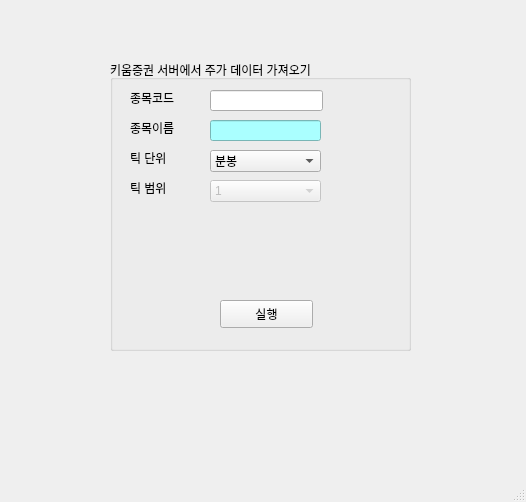
<?xml version="1.0" encoding="UTF-8"?>
<ui version="4.0">
 <class>MainWindow</class>
 <widget class="QMainWindow" name="MainWindow">
  <property name="geometry">
   <rect>
    <x>0</x>
    <y>0</y>
    <width>526</width>
    <height>502</height>
   </rect>
  </property>
  <property name="windowTitle">
   <string>Kiwoom_datareader v0.1</string>
  </property>
  <widget class="QWidget" name="centralwidget">
   <widget class="QGroupBox" name="groupBox">
    <property name="geometry">
     <rect>
      <x>110</x>
      <y>60</y>
      <width>301</width>
      <height>291</height>
     </rect>
    </property>
    <property name="title">
     <string>키움증권 서버에서 주가 데이터 가져오기</string>
    </property>
    <widget class="QPushButton" name="pushButton">
     <property name="geometry">
      <rect>
       <x>110</x>
       <y>240</y>
       <width>93</width>
       <height>28</height>
      </rect>
     </property>
     <property name="text">
      <string>실행</string>
     </property>
    </widget>
    <widget class="QLabel" name="label">
     <property name="geometry">
      <rect>
       <x>20</x>
       <y>30</y>
       <width>64</width>
       <height>15</height>
      </rect>
     </property>
     <property name="text">
      <string>종목코드</string>
     </property>
    </widget>
    <widget class="QLabel" name="label_2">
     <property name="geometry">
      <rect>
       <x>20</x>
       <y>90</y>
       <width>64</width>
       <height>15</height>
      </rect>
     </property>
     <property name="text">
      <string>틱 단위</string>
     </property>
    </widget>
    <widget class="QLabel" name="label_3">
     <property name="geometry">
      <rect>
       <x>20</x>
       <y>120</y>
       <width>64</width>
       <height>15</height>
      </rect>
     </property>
     <property name="text">
      <string>틱 범위</string>
     </property>
    </widget>
    <widget class="QLineEdit" name="lineEdit">
     <property name="geometry">
      <rect>
       <x>100</x>
       <y>30</y>
       <width>113</width>
       <height>21</height>
      </rect>
     </property>
    </widget>
    <widget class="QComboBox" name="comboBox">
     <property name="geometry">
      <rect>
       <x>100</x>
       <y>90</y>
       <width>111</width>
       <height>22</height>
      </rect>
     </property>
     <item>
      <property name="text">
       <string>분봉</string>
      </property>
     </item>
     <item>
      <property name="text">
       <string>일봉</string>
      </property>
     </item>
    </widget>
    <widget class="QComboBox" name="comboBox_2">
     <property name="enabled">
      <bool>false</bool>
     </property>
     <property name="geometry">
      <rect>
       <x>100</x>
       <y>120</y>
       <width>111</width>
       <height>22</height>
      </rect>
     </property>
     <item>
      <property name="text">
       <string>1</string>
      </property>
     </item>
     <item>
      <property name="text">
       <string>3</string>
      </property>
     </item>
     <item>
      <property name="text">
       <string>5</string>
      </property>
     </item>
     <item>
      <property name="text">
       <string>10</string>
      </property>
     </item>
     <item>
      <property name="text">
       <string>15</string>
      </property>
     </item>
     <item>
      <property name="text">
       <string>30</string>
      </property>
     </item>
     <item>
      <property name="text">
       <string>45</string>
      </property>
     </item>
     <item>
      <property name="text">
       <string>60</string>
      </property>
     </item>
    </widget>
    <widget class="QLineEdit" name="lineEdit_2">
     <property name="geometry">
      <rect>
       <x>100</x>
       <y>60</y>
       <width>111</width>
       <height>21</height>
      </rect>
     </property>
     <property name="styleSheet">
      <string notr="true">background-color: rgb(170, 255, 255);</string>
     </property>
     <property name="readOnly">
      <bool>true</bool>
     </property>
    </widget>
    <widget class="QLabel" name="label_10">
     <property name="geometry">
      <rect>
       <x>20</x>
       <y>60</y>
       <width>64</width>
       <height>15</height>
      </rect>
     </property>
     <property name="text">
      <string>종목이름</string>
     </property>
    </widget>
   </widget>
  </widget>
  <widget class="QMenuBar" name="menubar">
   <property name="geometry">
    <rect>
     <x>0</x>
     <y>0</y>
     <width>526</width>
     <height>26</height>
    </rect>
   </property>
  </widget>
  <widget class="QStatusBar" name="statusbar"/>
 </widget>
 <resources/>
 <connections/>
</ui>
